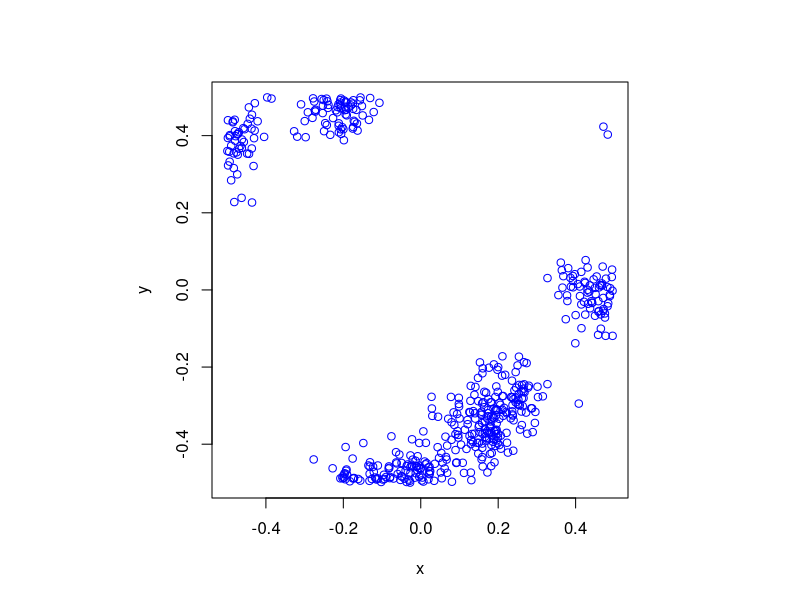

Here is the R script that generated this plot: (Note: this script raises an error after producing the figure.)
# Simulate a Thomas cluster point process on a rectangle.
# Author: H. Paul Keeler, 2018.
# Website: hpaulkeeler.com
# Repository: github.com/hpaulkeeler/posts
# For more details, see the post:
# hpaulkeeler.com/simulating-a-thomas-cluster-point-process/

#Simulation window parameters
xMin=-.5;
xMax=.5;
yMin=-.5;
yMax=.5;

#Parameters for the parent and daughter point processes
lambdaParent=10;#density of parent Poisson point process
lambdaDaughter=100;#mean number of points in each cluster
sigma=0.05; #sigma for normal variables (ie random locations) of daughters

#Extended simulation windows parameters
rExt=6*sigma; #extension parameter 
#for rExt, use factor of deviation sigma eg 5 or 6
xMinExt=xMin-rExt;
xMaxExt=xMax+rExt;
yMinExt=yMin-rExt;
yMaxExt=yMax+rExt;
#rectangle dimensions
xDeltaExt=xMaxExt-xMinExt;
yDeltaExt=yMaxExt-yMinExt;
areaTotalExt=xDeltaExt*yDeltaExt; #area of extended rectangle

#Simulate Poisson point process for the parents
numbPointsParent=rpois(1,areaTotalExt*lambdaParent);#Poisson number of points
#x and y coordinates of Poisson points for the parent
xxParent=xMinExt+xDeltaExt*runif(numbPointsParent);
yyParent=yMinExt+yDeltaExt*runif(numbPointsParent);

#Simulate Poisson point process for the daughters (ie final poiint process)
numbPointsDaughter=rpois(numbPointsParent,lambdaDaughter); 
numbPoints=sum(numbPointsDaughter); #total number of points

#Generate the (relative) locations in Cartesian coordinates by 
#simulating independent normal variables
xx0=rnorm(numbPoints,0,sigma);
yy0=rnorm(numbPoints,0,sigma);

#replicate parent points (ie centres of disks/clusters)
xx=rep(xxParent,numbPointsDaughter);
yy=rep(yyParent,numbPointsDaughter);

#translate points (ie parents points are the centres of cluster disks)
xx=xx+xx0;
yy=yy+yy0;

#thin points if outside the simulation window
booleInside=((xx>=xMin)&(xx<=xMax)&(yy>=yMin)&(yy<=yMax));
#retain points inside simulation window
xx=xx[booleInside]; 
yy=yy[booleInside]; 

#Plotting
par(pty="s")
plot(xx,yy,'p',xlab='x',ylab='y',col='blue');

library(spatstat);
#Simulate and plot (in one line) Matern cluster point process 
plot(rMatClust(lambdaParent,radiusCluster,lambdaDaughter,c(xMin,xMax,yMin,yMax)));
